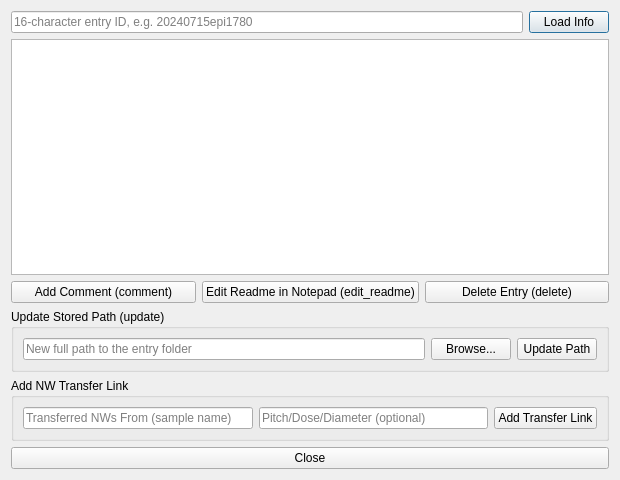
<?xml version="1.0" encoding="UTF-8"?>
<ui version="4.0">
 <class>ManageEntryDialog</class>
 <widget class="QDialog" name="ManageEntryDialog">
  <property name="geometry">
   <rect><x>0</x><y>0</y><width>620</width><height>480</height></rect>
  </property>
  <property name="windowTitle">
   <string>Edit Entry</string>
  </property>
  <layout class="QVBoxLayout" name="dialogVLayout">
   <item>
    <layout class="QHBoxLayout" name="manageIdHLayout">
     <item>
      <widget class="QLineEdit" name="manageIdEdit">
       <property name="placeholderText">
        <string>16-character entry ID, e.g. 20240715epi1780</string>
       </property>
      </widget>
     </item>
     <item>
      <widget class="QPushButton" name="manageLoadBtn">
       <property name="text">
        <string>Load Info</string>
       </property>
      </widget>
     </item>
    </layout>
   </item>
   <item>
    <widget class="QTextBrowser" name="manageInfoView"/>
   </item>
   <item>
    <layout class="QHBoxLayout" name="manageButtonsHLayout">
     <item>
      <widget class="QPushButton" name="commentBtn">
       <property name="text">
        <string>Add Comment (comment)</string>
       </property>
      </widget>
     </item>
     <item>
      <widget class="QPushButton" name="editReadmeBtn">
       <property name="text">
        <string>Edit Readme in Notepad (edit_readme)</string>
       </property>
      </widget>
     </item>
     <item>
      <widget class="QPushButton" name="deleteBtn">
       <property name="text">
        <string>Delete Entry (delete)</string>
       </property>
      </widget>
     </item>
    </layout>
   </item>
   <item>
    <widget class="QGroupBox" name="groupUpdatePath">
     <property name="title">
      <string>Update Stored Path (update)</string>
     </property>
     <layout class="QHBoxLayout" name="groupUpdatePathHLayout">
      <item>
       <widget class="QLineEdit" name="newPathEdit">
        <property name="placeholderText">
         <string>New full path to the entry folder</string>
        </property>
       </widget>
      </item>
      <item>
       <widget class="QPushButton" name="newPathBrowseBtn">
        <property name="text">
         <string>Browse...</string>
        </property>
       </widget>
      </item>
      <item>
       <widget class="QPushButton" name="updatePathSubmitBtn">
        <property name="text">
         <string>Update Path</string>
        </property>
       </widget>
      </item>
     </layout>
    </widget>
   </item>
   <item>
    <widget class="QGroupBox" name="groupTransferLink">
     <property name="title">
      <string>Add NW Transfer Link</string>
     </property>
     <layout class="QHBoxLayout" name="groupTransferLinkHLayout">
      <item>
       <widget class="QLineEdit" name="transferFromEdit">
        <property name="placeholderText">
         <string>Transferred NWs From (sample name)</string>
        </property>
       </widget>
      </item>
      <item>
       <widget class="QLineEdit" name="transferParamEdit">
        <property name="placeholderText">
         <string>Pitch/Dose/Diameter (optional)</string>
        </property>
       </widget>
      </item>
      <item>
       <widget class="QPushButton" name="transferLinkSubmitBtn">
        <property name="text">
         <string>Add Transfer Link</string>
        </property>
       </widget>
      </item>
     </layout>
    </widget>
   </item>
   <item>
    <widget class="QPushButton" name="closeBtn">
     <property name="text">
      <string>Close</string>
     </property>
    </widget>
   </item>
  </layout>
 </widget>
 <resources/>
 <connections/>
</ui>
